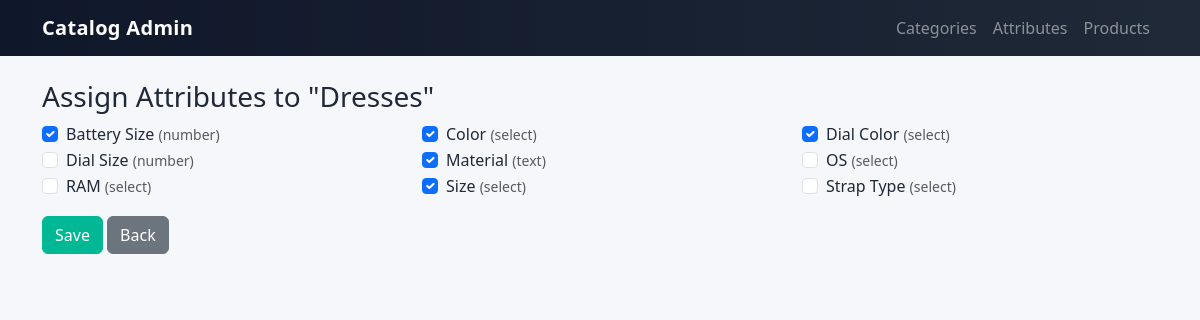
Screenshot of /categories/1/attributes with the database file from the repository.
### models.py (models this page shows)
class Category(db.Model):
    __tablename__ = "categories"
    id = db.Column(db.Integer, primary_key=True)
    name = db.Column(db.String(120), unique=True, nullable=False)
    description = db.Column(db.Text)
    is_active = db.Column(db.Boolean, default=True)
    attributes = db.relationship(
        "CategoryAttribute", back_populates="category", cascade="all, delete-orphan"
    )
    products = db.relationship(
        "Product", back_populates="category", cascade="all, delete"
    )

class Attribute(db.Model):
    __tablename__ = "attributes"
    id = db.Column(db.Integer, primary_key=True)
    name = db.Column(db.String(120), unique=True, nullable=False)
    data_type = db.Column(db.String(20), nullable=False, default="text")
    is_required = db.Column(db.Boolean, default=False)
    options = db.Column(db.Text)  # Comma-separated values for select/multiselect
    categories = db.relationship(
        "CategoryAttribute", back_populates="attribute", cascade="all, delete-orphan"
    )

### app.py (the view, shortened to what this page needs)
    @app.route("/categories/<int:category_id>/attributes", methods=["GET", "POST"])
    def manage_category_attributes(category_id: int):
        category = Category.query.get_or_404(category_id)
        all_attributes = Attribute.query.order_by(Attribute.name).all()
        assigned_ids = {a.attribute_id for a in CategoryAttribute.query.filter_by(category_id=category.id).all()}
        return render_template(
            "category_attributes/manage.html",
            category=category,
            all_attributes=all_attributes,
            assigned_ids=assigned_ids,
        )

### templates/category_attributes/manage.html
{% extends 'base.html' %}
{% block content %}
  <h3>Assign Attributes to "{{ category.name }}"</h3>
  <form method="post">
    <div class="row">
      {% for a in all_attributes %}
      <div class="col-md-4">
        <div class="form-check">
          <input class="form-check-input" type="checkbox" id="attr{{ a.id }}" name="attribute_ids" value="{{ a.id }}" {% if a.id in assigned_ids %}checked{% endif %}>
          <label class="form-check-label" for="attr{{ a.id }}">{{ a.name }} <small class="text-muted">({{ a.data_type }})</small></label>
        </div>
      </div>
      {% endfor %}
    </div>
    <div class="mt-3">
      <button class="btn btn-primary" type="submit">Save</button>
      <a class="btn btn-secondary" href="{{ url_for('list_categories') }}">Back</a>
    </div>
  </form>
{% endblock %}

### static/styles.css (style rules this page uses)
:root { --brand-start: #0f172a; --brand-end: #1f2937; --accent: #00b894; --accent-hover:#00a084; --card-shadow: 0 10px 25px rgba(0,0,0,.08); --border-soft: rgba(0,0,0,.08); }
body { background-color:#f6f7fb; color:#1f2937; }
.btn-primary { background-color:var(--accent); border-color:var(--accent); }

### rows the page displays
Category: name "Dresses"
Attribute: attribute_ids "☑", name "Battery Size", data_type "number"
Attribute: attribute_ids "☑", name "Color", data_type "select"
Attribute: attribute_ids "☑", name "Dial Color", data_type "select"
Attribute: name "Dial Size", data_type "number"
Attribute: attribute_ids "☑", name "Material", data_type "text"
Attribute: name "OS", data_type "select"
Attribute: name "RAM", data_type "select"
Attribute: attribute_ids "☑", name "Size", data_type "select"
Attribute: name "Strap Type", data_type "select"
